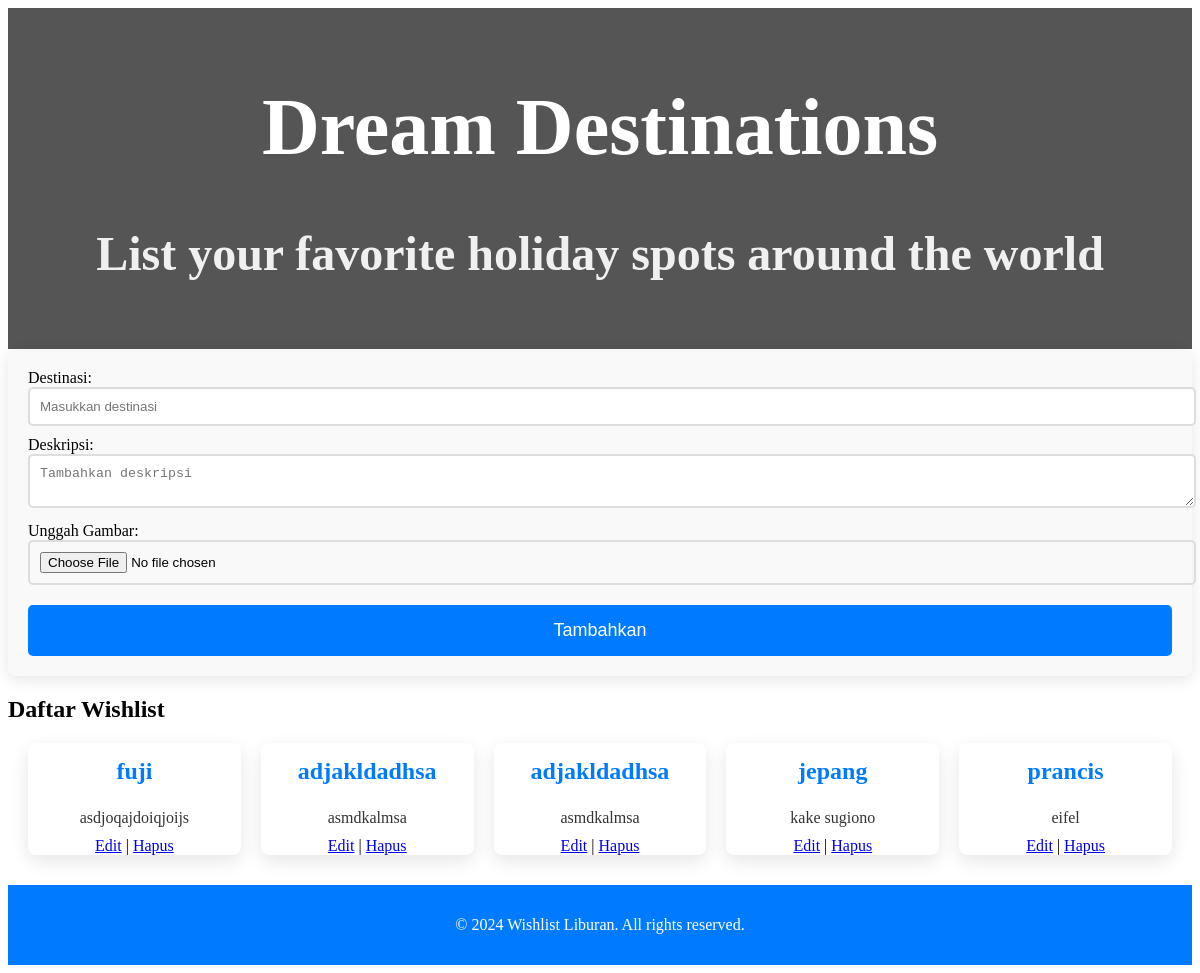
Before: / with the older database file.
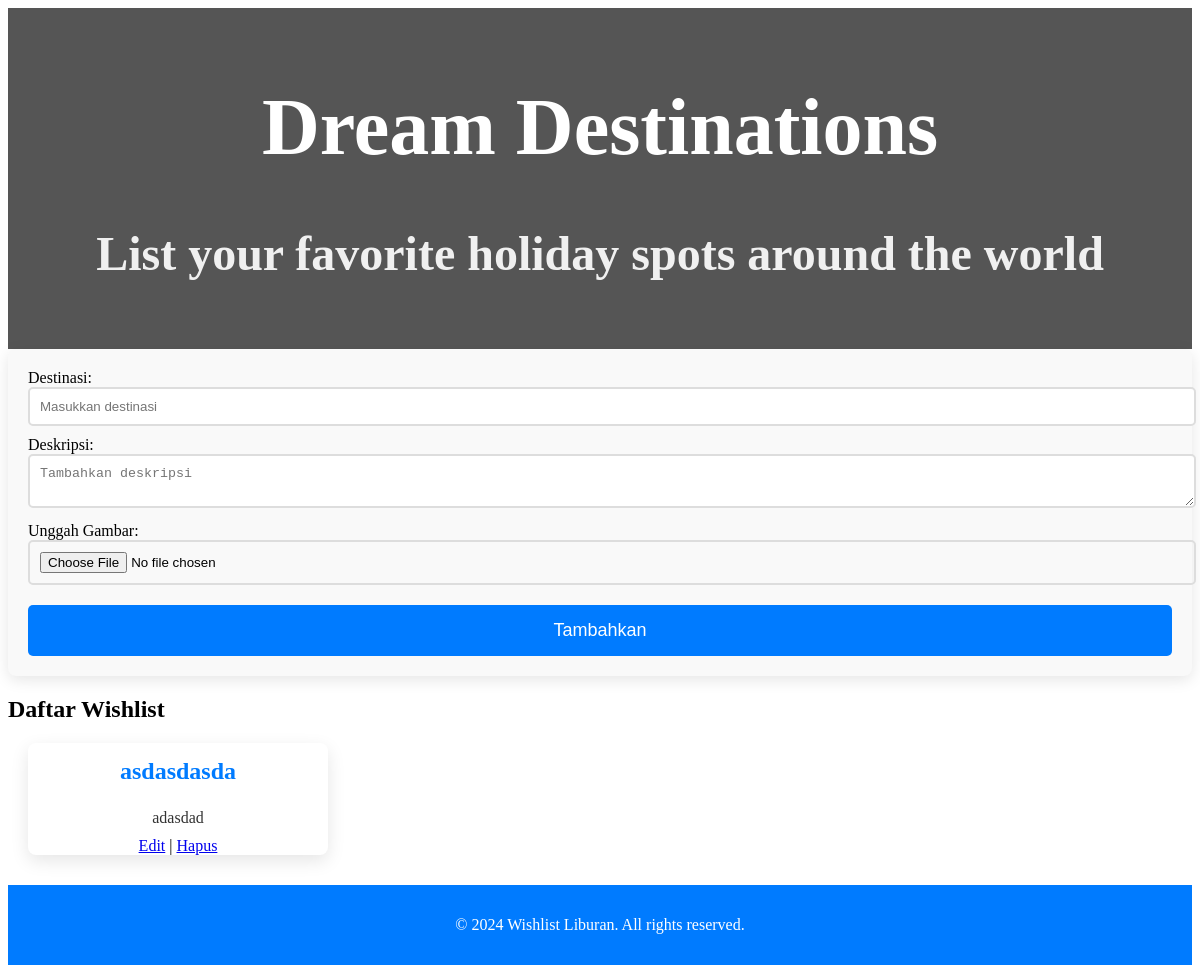
After: the same page with the newer database file.
### tables this page shows
CREATE TABLE wishlist (
    id INTEGER PRIMARY KEY AUTOINCREMENT,
    destination TEXT NOT NULL,
    description TEXT NOT NULL
);

### index.php (the view, shortened to what this page needs)
<?php
$db = getDBConnection();
$results = $db->query('SELECT * FROM wishlist');
?>
<!DOCTYPE html>
<html lang="en">
<head>
    <link rel="stylesheet" href="../wishlist-liburan/style.css">
</head>
<body>
    <header>
        <h1>Dream Destinations</h1>
        <p>List your favorite holiday spots around the world</p>
    </header>
    <div class="container">
        <form action="add.php" method="POST" enctype="multipart/form-data" class="form-wishlist">
            <label for="destination">Destinasi:</label>
            <input type="text" id="destination" name="destination" placeholder="Masukkan destinasi" required><br>
            <label for="description">Deskripsi:</label>
            <textarea id="description" name="description" placeholder="Tambahkan deskripsi"></textarea><br>
            <label for="image">Unggah Gambar:</label>
            <input type="file" id="image" name="image"><br>
            <button type="submit" class="btn-submit">Tambahkan</button>
        </form>
        <h2>Daftar Wishlist</h2>
        <ul class="wishlist-list">
            <?php while ($row = $results->fetchArray()) : ?>
            <li class="wishlist-item">
                <h3><?php echo $row['destination']; ?></h3>
                <p><?php echo $row['description']; ?></p>
                <div class="action-links">
                    <a href="edit.php?id=<?php echo $row['id']; ?>">Edit</a> |
                    <a href="delete.php?id=<?php echo $row['id']; ?>">Hapus</a>
                </div>
            </li>
            <?php endwhile; ?>
        </ul>
    </div>
    <footer>
        <p>&copy; <?php echo date("Y"); ?> Wishlist Liburan. All rights reserved.</p>
    </footer>
</body>
</html>

### style.css (style rules this page uses)
header { background-color: #555; color: white; padding: 20px 0; text-align: center; font-size: 2.5em; font-weight: 700; }
header p { font-size: 1.2em; color: #f0f0f0; margin-top: 10px; }
.form-wishlist { background-color: #f9f9f9; padding: 20px; border-radius: 8px; box-shadow: 0 4px 15px rgba(0, 0, 0, 0.1); }
.form-wishlist input[type="text"], .form-wishlist textarea, .form-wishlist input[type="file"] { border-radius: 5px; border: 2px solid #ddd; padding: 10px; width: 100%; margin-bottom: 10px; }
.btn-submit { background-color: #007bff; padding: 15px; font-size: 18px; margin-top: 10px; border-radius: 5px; color: white; border: none; cursor: pointer; width: 100%; }
.wishlist-list { display: grid; grid-template-columns: repeat(auto-fit, minmax(200px, 1fr)); gap: 20px; padding: 0 20px; }
.wishlist-item { background-color: white; border-radius: 8px; overflow: hidden; box-shadow: 0 6px 18px rgba(0, 0, 0, 0.1); transition: 0.3s ease; max-width: 300px; text-align: center; }
.wishlist-item h3 { font-size: 1.5em; color: #007bff; margin-top: 15px; }
.wishlist-item p { font-size: 1em; margin: 10px; color: #333; }
footer { background-color: #007bff; color: white; padding: 15px 0; font-size: 1em; text-align: center; position: relative; bottom: 0; width: 100%; margin-top: 30px; }

Changed rows visible on the page:
removed wishlist: destination "fuji", description "asdjoqajdoiqjoijs"
removed wishlist: destination "adjakldadhsa", description "asmdkalmsa"
removed wishlist: destination "adjakldadhsa", description "asmdkalmsa"
removed wishlist: destination "jepang", description "kake sugiono"
removed wishlist: destination "prancis", description "eifel"
added wishlist: destination "asdasdasda", description "adasdad"
